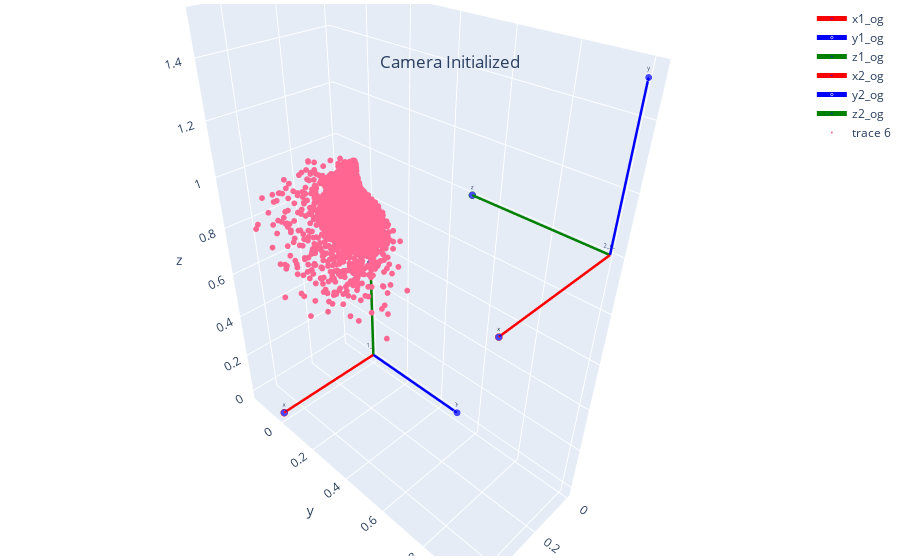

Here is the notebook cell this chart was saved with:
### Code cell
only_orig=True
#Test initialization
rot_vec_3 = R.from_rotvec(camera_1.init_rot)
R3 = rot_vec_3.as_matrix()
t3 = camera_1.init_trans
rot_vec_4 = R.from_rotvec(camera_2.init_rot)
R4 = rot_vec_4.as_matrix()
t4 = camera_2.init_trans
scale_factor=0.5
data_3 = vector_plot([scale_factor*R3[:,0],scale_factor*R3[:,1],scale_factor*R3[:,2]], orig=t3, cam_name='1_og')
data_4 = vector_plot([scale_factor*R4[:,0],scale_factor*R4[:,1],scale_factor*R4[:,2]], orig=t4, cam_name='2_og')
data_5  = [go.Scatter3d(x=points_3d_init[:,0], y=points_3d_init[:,1], z=points_3d_init[:,2], mode='markers', marker=dict(size=2))]
layout = go.Layout(
            margin = dict(l = 4,
                        r = 4,
                        b = 4,
                        t = 4)
                )
data = data_3 + data_4 + data_5


fig = go.Figure(data=data,layout=layout)
fig.update_traces(textfont_size=6)
fig.update_layout(
        title={
            'text': "Camera Initialized",
            'y':0.9,
            'x':0.5,
            'xanchor': 'center',
            'yanchor': 'top'}
            )
fig.show()

### Figure 1 — Plotly figure (JSON) as saved in the notebook; plotly's stock layout.template omitted (floating-point values rounded to 4 significant figures; data arrays with more than 128 entries replaced by an {"elided": "..."} marker saying what was removed)
{"data": [{"line": {"color": "red", "width": 5}, "marker": {"color": "blue", "size": [0, 5]}, "mode": "lines+markers+text", "name": "x1_og", "text": ["1_og", "x"], "textfont": {"size": 6}, "type": "scatter3d", "x": [0, 0.5], "y": [0, 0], "z": [0, 0]}, {"line": {"color": "blue", "width": 5}, "marker": {"color": "blue", "size": [0, 5]}, "mode": "lines+markers+text", "name": "y1_og", "text": ["1_og", "y"], "textfont": {"size": 6}, "type": "scatter3d", "x": [0, 0], "y": [0, 0.5], "z": [0, 0]}, {"line": {"color": "green", "width": 5}, "marker": {"color": "blue", "size": [0, 5]}, "mode": "lines+markers+text", "name": "z1_og", "text": ["1_og", "z"], "textfont": {"size": 6}, "type": "scatter3d", "x": [0, 0], "y": [0, 0], "z": [0, 0.5]}, {"line": {"color": "red", "width": 5}, "marker": {"color": "blue", "size": [0, 5]}, "mode": "lines+markers+text", "name": "x2_og", "text": ["2_og", "x"], "textfont": {"size": 6}, "type": "scatter3d", "x": [0, 0.5], "y": [1, 1], "z": [1, 1]}, {"line": {"color": "blue", "width": 5}, "marker": {"color": "blue", "size": [0, 5]}, "mode": "lines+markers+text", "name": "y2_og", "text": ["2_og", "y"], "textfont": {"size": 6}, "type": "scatter3d", "x": [0, 0], "y": [1, 1], "z": [1, 1.5]}, {"line": {"color": "green", "width": 5}, "marker": {"color": "blue", "size": [0, 5]}, "mode": "lines+markers+text", "name": "z2_og", "text": ["2_og", "z"], "textfont": {"size": 6}, "type": "scatter3d", "x": [0, 0], "y": [1, 0.5], "z": [1, 1]}, {"marker": {"size": 2}, "mode": "markers", "textfont": {"size": 6}, "type": "scatter3d", "x": {"elided": "6697 float values"}, "y": {"elided": "6697 float values"}, "z": {"elided": "6697 float values"}}], "layout": {"margin": {"b": 4, "l": 4, "r": 4, "t": 4}, "title": {"text": "Camera Initialized", "x": 0.5, "xanchor": "center", "y": 0.9, "yanchor": "top"}}}
